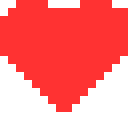

Here is the Python script that generated this plot:
"""Generate sample pixel art for testing."""
import sys
import os
sys.path.insert(0, os.path.dirname(os.path.dirname(os.path.abspath(__file__))))

from src.pixel_data import PixelGrid

# 16x16 heart sprite
HEART = [
    "..XXXX....XXXX..",
    ".XXXXXXXXXXXXXXX",
    "XXXXXXXXXXXXXXXX",
    "XXXXXXXXXXXXXXXX",
    "XXXXXXXXXXXXXXXX",
    "XXXXXXXXXXXXXXXX",
    "XXXXXXXXXXXXXXXX",
    ".XXXXXXXXXXXXXX.",
    "..XXXXXXXXXXXX..",
    "...XXXXXXXXXX...",
    "....XXXXXXXX....",
    ".....XXXXXX.....",
    "......XXXX......",
    ".......XX.......",
    "................",
    "................",
]

RED = (255, 50, 50, 255)

grid = PixelGrid(16, 16)
for y, row in enumerate(HEART):
    for x, ch in enumerate(row):
        if ch == "X":
            grid.set_pixel(x, y, RED)

img = grid.to_pil_image()
scaled = img.resize((128, 128), resample=0)  # NEAREST
output_path = os.path.join(os.path.dirname(__file__), "sample_heart.png")
scaled.save(output_path)
print(f"Saved {output_path}")
